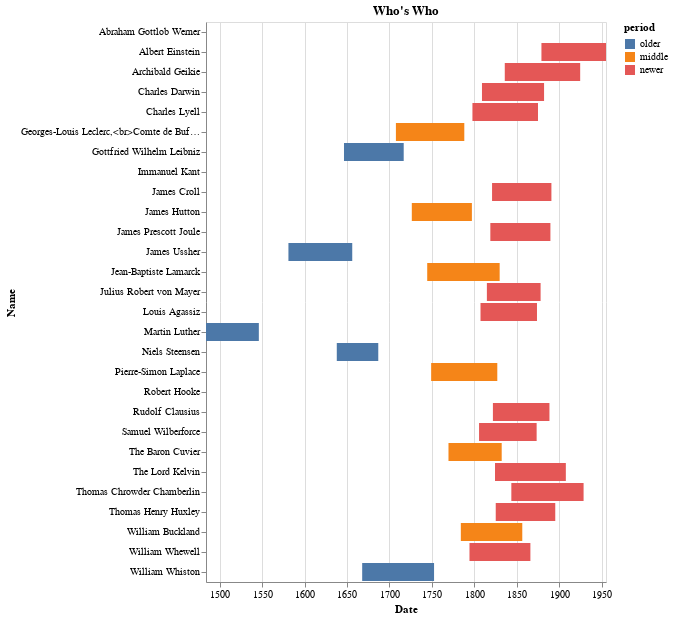

Here is the notebook cell this chart was saved with:
### Markdown cell above
### Plotting

### Code cell
### plotting
alt.Chart(df_data).mark_bar().encode(
    x=alt.X('birth_date:T', title="Date"),
    x2=alt.X2('death_date:T', title=None),
    y=alt.Y('name:N', title="Name"),
    color=alt.Color('period:N', sort=['older','middle','newer']),
    tooltip=['name:N','birth_date:T','death_date:T','period:N']
).properties(
    title="Who's Who"
)

### Figure 1 — Vega-Lite specification as saved in the notebook (floating-point values rounded to 4 significant figures)
{"config": {"view": {"continuousWidth": 400, "continuousHeight": 300}}, "data": {"name": "data-09d0bb29f5a7116d303a464349ae6885"}, "mark": "bar", "encoding": {"color": {"field": "period", "sort": ["older", "middle", "newer"], "type": "nominal"}, "tooltip": [{"field": "name", "type": "nominal"}, {"field": "birth_date", "type": "temporal"}, {"field": "death_date", "type": "temporal"}, {"field": "period", "type": "nominal"}], "x": {"field": "birth_date", "title": "Date", "type": "temporal"}, "x2": {"field": "death_date", "title": null}, "y": {"field": "name", "title": "Name", "type": "nominal"}}, "title": "Who's Who", "$schema": "https://vega.github.io/schema/vega-lite/v4.17.0.json", "datasets": {"data-09d0bb29f5a7116d303a464349ae6885": [{"name": "Martin Luther", "birth_date": "1483-11-10", "death_date": "1546-02-18", "period": "older"}, {"name": "James Ussher", "birth_date": "1581-01-04", "death_date": "1656-03-21", "period": "older"}, {"name": "Gottfried Wilhelm Leibniz", "birth_date": "1646-07-01", "death_date": "1716-11-14", "period": "older"}, {"name": "Thomas Burnet", "birth_date": "None", "death_date": "1715-09-27", "period": "older"}, {"name": "Niels Steensen", "birth_date": "1638-01-01", "death_date": "1686-11-25", "period": "older"}, {"name": "William Whiston", "birth_date": "1667-12-09", "death_date": "1752-08-22", "period": "older"}, {"name": "Immanuel Kant", "birth_date": "1724-04-22", "death_date": "None", "period": "middle"}, {"name": "Pierre-Simon Laplace", "birth_date": "1749-03-23", "death_date": "1827-03-05", "period": "middle"}, {"name": "Georges-Louis Leclerc,<br>Comte de Buffon", "birth_date": "1707-09-07", "death_date": "1788-04-16", "period": "middle"}, {"name": "Robert Hooke", "birth_date": "1635-07-18", "death_date": "None", "period": "middle"}, {"name": "James Hutton", "birth_date": "1726-06-03", "death_date": "1797-03-26", "period": "middle"}, {"name": "The Baron Cuvier", "birth_date": "1769-08-23", "death_date": "1832-05-13", "period": "middle"}, {"name": "Jean-Baptiste Lamarck", "birth_date": "1744-08-01", "death_date": "1829-12-18", "period": "middle"}, {"name": "Richard Kirwan", "birth_date": "None", "death_date": "None", "period": "middle"}, {"name": "Abraham Gottlob Werner", "birth_date": "1749-09-25", "death_date": "None", "period": "middle"}, {"name": "William Buckland", "birth_date": "1784-03-12", "death_date": "1856-08-14", "period": "middle"}, {"name": "George Julius Poulett Scrope", "birth_date": "None", "death_date": "None", "period": "middle"}, {"name": "Louis Agassiz", "birth_date": "1807-05-28", "death_date": "1873-12-14", "period": "newer"}, {"name": "William Whewell", "birth_date": "1794-05-24", "death_date": "1866-03-06", "period": "newer"}, {"name": "Archibald Geikie", "birth_date": "1835-12-28", "death_date": "1924-11-10", "period": "newer"}, {"name": "Thomas Chrowder Chamberlin", "birth_date": "1843-09-25", "death_date": "1928-11-15", "period": "newer"}, {"name": "Julius Robert von Mayer", "birth_date": "1814-11-25", "death_date": "1878-03-20", "period": "newer"}, {"name": "James Prescott Joule", "birth_date": "1818-12-24", "death_date": "1889-10-11", "period": "newer"}, {"name": "Rudolf Clausius", "birth_date": "1822-01-02", "death_date": "1888-08-24", "period": "newer"}, {"name": "The Lord Kelvin", "birth_date": "1824-06-26", "death_date": "1907-12-17", "period": "newer"}, {"name": "Thomas Henry Huxley", "birth_date": "1825-05-04", "death_date": "1895-06-29", "period": "newer"}, {"name": "Samuel Wilberforce", "birth_date": "1805-09-07", "death_date": "1873-07-19", "period": "newer"}, {"name": "Charles Lyell", "birth_date": "1797-11-14", "death_date": "1875-02-22", "period": "newer"}, {"name": "Charles Darwin", "birth_date": "1809-02-12", "death_date": "1882-04-19", "period": "newer"}, {"name": "James Croll", "birth_date": "1821-01-02", "death_date": "1890-12-15", "period": "newer"}, {"name": "Albert Einstein", "birth_date": "1879-03-14", "death_date": "1955-04-18", "period": "newer"}]}}
